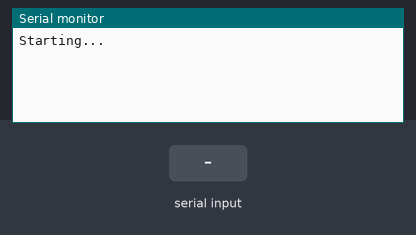
This sketch was run on a simulated Arduino Uno, built with avr-gcc and run on an emulated ATmega328P. On the bench: the last lines printed to the serial monitor. The test bench sets the inputs (shaded band).

Above: at 1.2 s.
1.3 s: "90,45\n" received over Serial
At 2.5 s:
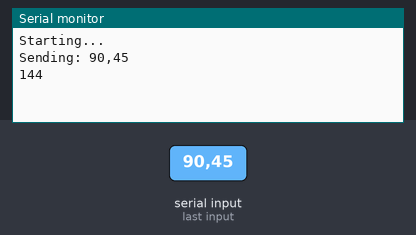
2.8 s: "5\n" received over Serial
At 3.7 s:
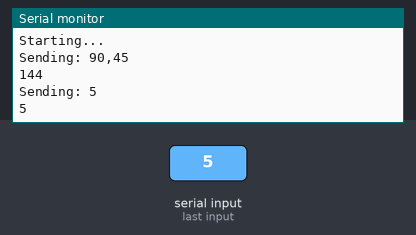

The sketch:

serial_rf_transmitter.ino
```cpp
#include <RCSwitch.h>
#include <ArduinoJson.h>
#define data_pin 2

RCSwitch mySwitch = RCSwitch();
String command;

void setup() {
  Serial.begin(9600);
  Serial.println("Starting...");
  // Transmitter is connected to Arduino Pin #10
  mySwitch.enableTransmit(data_pin);
}

void loop() {
  if (Serial.available() > 0) {
    command = Serial.readStringUntil('\n');

    // say what you got:
    Serial.print("Sending: ");
    Serial.println(command);
    Serial.println(String(strtol(command.c_str(), NULL, 16)));

    //send the code
    mySwitch.send(strtol(command.c_str(), NULL, 16), 24);
  }

}
```

Measured:
- after the input at 1.3 s, the serial monitor: prints a new line at once (image 1)
- after the input at 2.8 s, the serial monitor: prints a new line at once (image 2)
